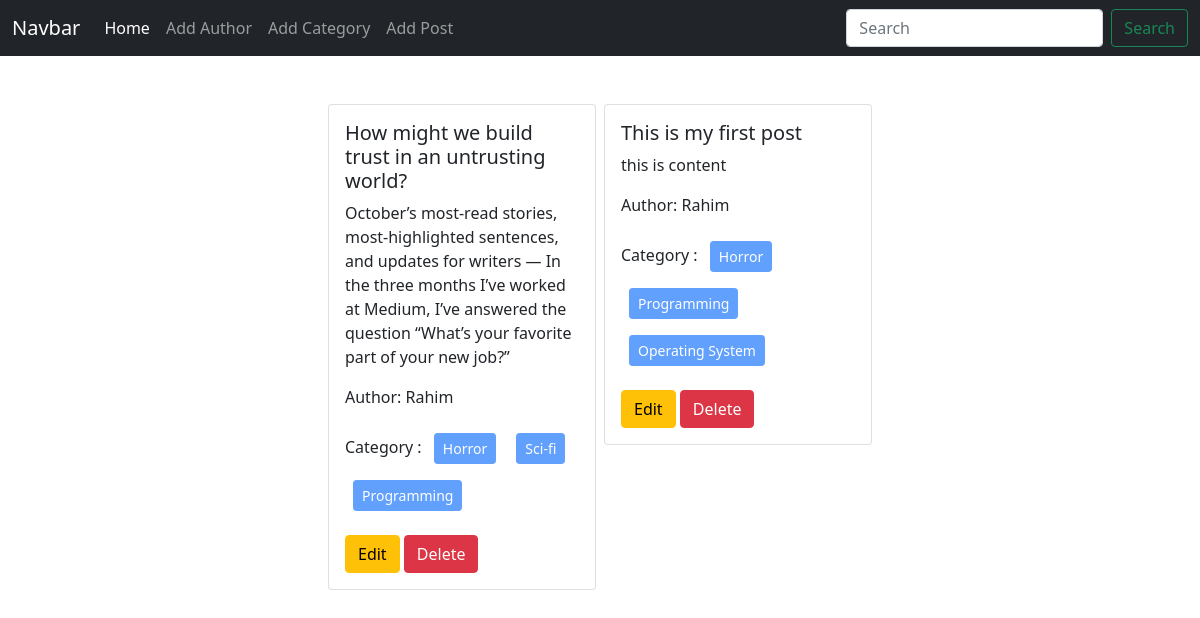
Before: / with the older database file.
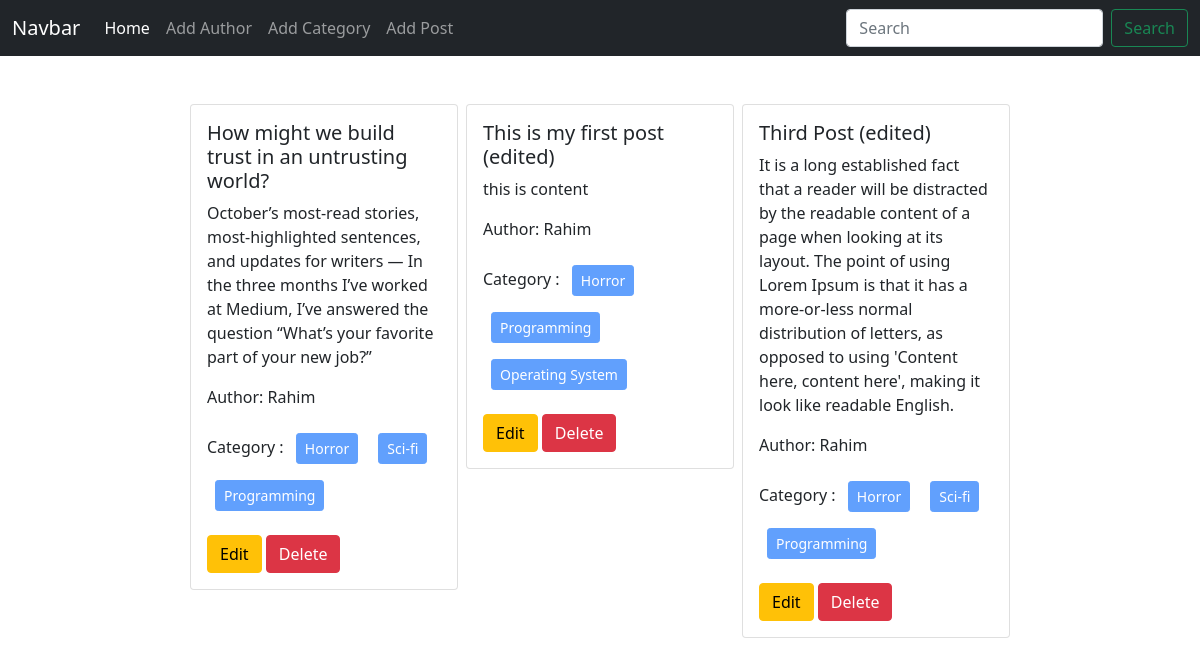
After: the same page with the newer database file.
### posts/models.py (models this page shows)
class Post(models.Model):
    title = models.CharField(max_length=50)
    content = models.TextField()
    category = models.ManyToManyField(Category)
    author = models.ForeignKey(Author, on_delete=models.CASCADE)
    def __str__(self):
        return self.title

### author/models.py (models this page shows, shortened)
class Author(models.Model):
    name = models.CharField(max_length=100)
    bio = models.TextField()
    phone_no = models.CharField(max_length=12)

### categories/models.py (models this page shows, shortened)
class Category(models.Model):
    name = models.CharField(max_length=100)

### blog_project/views.py (the view)
# urls.py: 2. Add a URL to urlpatterns:  path('', views.home, name='home')
def home(request):
    data = Post.objects.all()
    print(data)
    return render(request, "home.html", {"data": data})

### templates/home.html
{% extends "base.html" %} {% block content %}
<div class="d-flex flex-wrap justify-content-center px-5 pt-5">
  {% for post in data %}
  <div class="col-sm-3">
    <div class="card mx-1">
      <div class="card-body">
        <h5 class="card-title">{{post.title}}</h5>
        <p class="card-text">{{post.content}}</p>
        <p>Author: {{post.author.name}}</p>
        <p>
          Category : {% for cat in post.category.all %}
          <button class="btn btn-primary btn-sm m-2" disabled>
            {{cat.name}}
          </button>
          {% endfor%}
        </p>
        <a href=" {% url "edit_post" post.id %} " class="btn btn-warning">Edit</a>
        <a href="{% url "delete_post" post.id %}" class="btn btn-danger">Delete</a>
      </div>
    </div>
  </div>
  {% endfor %}
</div>
{% endblock %}

### templates/base.html (shortened to what this page needs)
<!DOCTYPE html>
<html lang="en">
  <head>
    <link
      href="https://cdn.jsdelivr.net/npm/bootstrap@5.0.2/dist/css/bootstrap.min.css"
      rel="stylesheet"
    />
  </head>
  <body>
    <nav class="navbar navbar-expand-lg navbar-dark bg-dark">
      <div class="container-fluid">
        <a class="navbar-brand" href="{% url "homepage" %}">Navbar</a>
        <div class="collapse navbar-collapse" id="navbarSupportedContent">
          <ul class="navbar-nav me-auto mb-2 mb-lg-0">
            <li class="nav-item">
              <a class="nav-link active" aria-current="page" href=" {% url "homepage" %} ">Home</a>
            </li>
            <li class="nav-item">
              <a class="nav-link" href=" {% url "add_author" %} ">Add Author</a>
            </li>
            <li class="nav-item">
              <a class="nav-link" href="{% url "add_category" %}">Add Category</a>
            </li>
            <li class="nav-item">
              <a class="nav-link" href="{% url "add_post" %}">Add Post</a>
            </li>
          </ul>
          <form class="d-flex">
            <input
              class="form-control me-2"
              type="search"
              placeholder="Search"
              aria-label="Search"
            />
            <button class="btn btn-outline-success" type="submit">
              Search
            </button>
          </form>
        </div>
      </div>
    </nav>
    {% block content %}{% endblock %}
  </body>
</html>

Changed rows visible on the page:
changed Post "this is content": title "This is my first post" → "This is my first post (edited)"
added Post: title "Third Post (edited)", content "It is a long established fact that a reader will be distracted by the readable content of a page when looking at its layout. The point of using Lorem Ipsum is that it has a more-or-less normal distribution of letters, as opposed to using 'Content here, content here', making it look like readable English.", author.name "Rahim", Category (name "Horror"), Category (name "Sci-fi"), Category (name "Programming")
